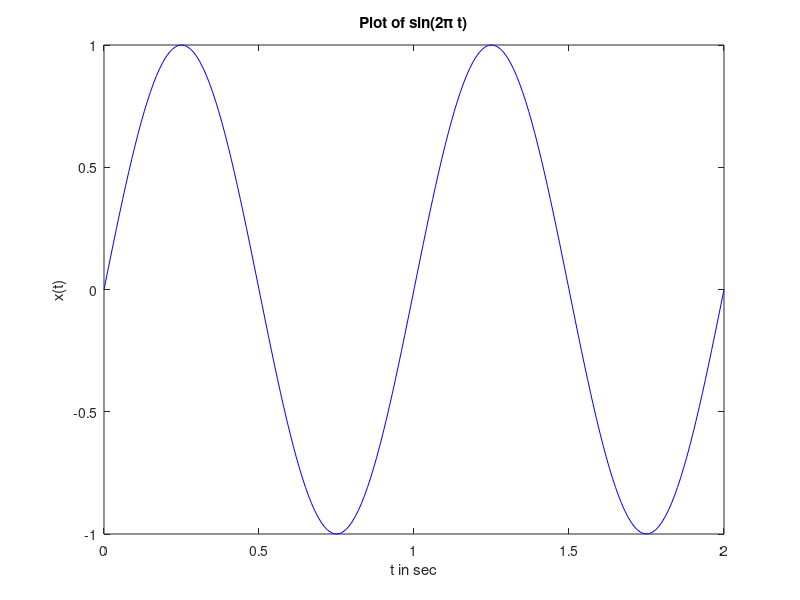
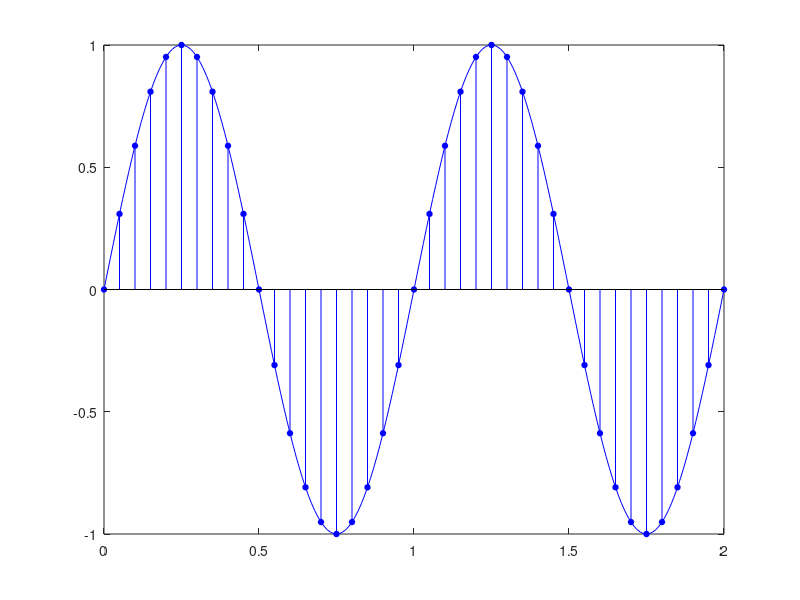

Write the MATLAB code that produced these figures, in order.
%x(t) = sin(2πt) + 1/3 sin(6πt) + 1/5 sin(10πt) = soma (sin(2πkt)) k=1,3,5 0≤t≤1
% generate samples of x(t) at time instances 0:0.01:1.

%% Approach 01: Here we will consider a typical C or Fortran approach, that is, we will use two
% for..end loops, one each on t and k. This is the most ineﬃcient approach in
% MATLAB, but possible.

t=0:0.01:1;
N = length(t); xt = zeros(1,N);

for n = 1:N
    temp = 0;
    for k = 1:2:5
        temp = temp + (1/k)*sin(2*pi*k*t(n));
    end
    xt(n) = temp;
end

%% Approach 02: In this approach, we will compute each sinusoidal component in one step as a
% vector, using the time vector t = 0:0.01:1, and then add all components using
% one for..end loop.

t = 0:0.01:1; xt = zeros(1,length(t));
for k = 1:2:5
    xt = xt + (1/k)*sin(2*pi*k*t);
end
%%
t = 0:0.01:2; % sample points from 0 to 2 in steps of 0.01
xt = sin(2*pi*t); % Evaluate sin(2 pi t)
plot(t,xt,'b'); % Create plot with blue line
xlabel('t in sec'); ylabel('x(t)'); % Label axis
title('Plot of sin(2\pi t)'); % Title plot
%% Plot a discrete signal
% Defining the scale of the signal. index Range from 0 to 40
n=0:1:40;
xn=sin(0.1*pi*n); % Evaluate sin(0.1 pi n)
% plot the signal
figure, stem(n, xn, 'filled'); % Stem-plot
xlabel('n'); ylabel('x(n)'); % Label axis
title('Stem Plot of sin(0.1\pi n)'); % Title plot

%% Plot sinusoidal signal at the same set of axes 
plot(t,xt,'b'); hold on; % Create plot with blue line
Hs = stem(n*0.05,xn,'b','filled'); % Stem-plot with handle Hs
set(Hs,'markersize',4); hold off; % Change circle size